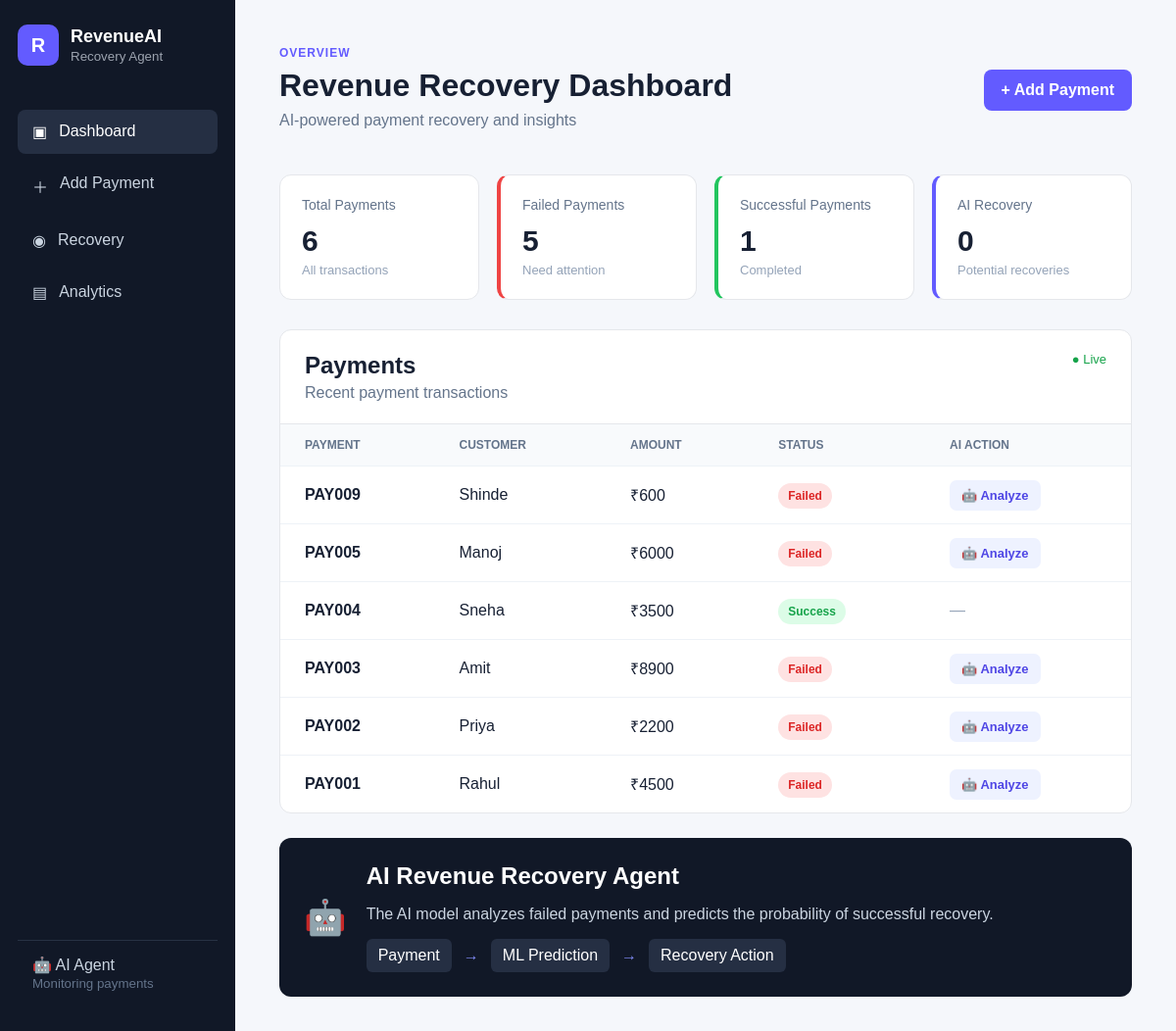
The page / on the database its author committed.
### recovery/models.py (models this page shows, shortened)
class Payment(models.Model):
    payment_id = models.CharField(
        max_length=50,
        unique=True
    )
    customer = models.CharField(
        max_length=100
    )
    amount = models.IntegerField()
    status = models.CharField(
        max_length=20
    )
    reason = models.CharField(
        max_length=100,
        blank=True
    )
    previous_failures = models.IntegerField(
        default=0
    )
    customer_history = models.IntegerField(
        default=1
    )
    payment_method = models.CharField(
        max_length=30,
        default="UPI"
    )
    retry_count = models.IntegerField(
        default=0
    )
    customer_age_days = models.IntegerField(
        default=365
    )
    recovery_probability = models.IntegerField(
        default=0
    )
    recommended_action = models.CharField(
        max_length=200,
        blank=True
    )
    recovered = models.BooleanField(
        default=False
    )

### recovery/views.py (the view)
# urls.py: path("", views.dashboard, name="dashboard"),
def dashboard(request):
    payments = Payment.objects.all().order_by("-id")
    total_payments = payments.count()
    failed_payments = payments.filter(
        status__iexact="Failed"
    ).count()
    successful_payments = payments.filter(
        status__iexact="Success"
    ).count()
    recovered_payments = payments.filter(
        recovered=True
    ).count()
    total_amount = sum(
        float(payment.amount)
        for payment in payments
    )
    context = {
        "payments": payments,
        "total": total_payments,
        "failed": failed_payments,
        "successful": successful_payments,
        "recovered": recovered_payments,
        "total_amount": total_amount,
    }
    return render(
        request,
        "dashboard.html",
        context
    )

### templates/dashboard.html (shortened to what this page needs)
<!DOCTYPE html>
<html>
<head>
    <link
        rel="stylesheet"
        href="/static/style.css"
    >
</head>
<body>
<div class="layout">
    <aside class="sidebar">
        <div class="brand">
            <div class="brand-icon">
                R
            </div>
            <div>
                <h2>
                    RevenueAI
                </h2>
                <small>
                    Recovery Agent
                </small>
            </div>
        </div>
        <div class="menu">
            <a href="/" class="active">
                <span>▣</span>
                Dashboard
            </a>
            <a href="/add-payment/">
                <span>＋</span>
                Add Payment
            </a>
            <a href="/recovery/">
                <span>◉</span>
                Recovery
            </a>
            <a href="/analytics/">
                <span>▤</span>
                Analytics
            </a>
        </div>
        <div class="sidebar-bottom">
            <div>
                🤖 AI Agent
            </div>
            <small>
                Monitoring payments
            </small>
        </div>
    </aside>
    <main class="main">
        <div class="topbar">
            <div>
                <p class="eyebrow">
                    OVERVIEW
                </p>
                <h1>
                    Revenue Recovery Dashboard
                </h1>
                <p class="subtitle">
                    AI-powered payment recovery and insights
                </p>
            </div>
            <a
                href="/add-payment/"
                class="add-btn"
            >
                + Add Payment
            </a>
        </div>
        <div class="stats">
            <div class="stat-card">
                <div class="stat-title">
                    Total Payments
                </div>
                <div class="stat-number">
                    {{ total }}
                </div>
                <div class="stat-label">
                    All transactions
                </div>
            </div>
            <div class="stat-card failed-card">
                <div class="stat-title">
                    Failed Payments
                </div>
                <div class="stat-number">
                    {{ failed }}
                </div>
                <div class="stat-label">
                    Need attention
                </div>
            </div>
            <div class="stat-card success-card">
                <div class="stat-title">
                    Successful Payments
                </div>
                <div class="stat-number">
                    {{ successful }}
                </div>
                <div class="stat-label">
                    Completed
                </div>
            </div>
            <div class="stat-card ai-card">
                <div class="stat-title">
                    AI Recovery
                </div>
                <div class="stat-number">
                    {{ recovered }}
                </div>
                <div class="stat-label">
                    Potential recoveries
                </div>
            </div>
        </div>
        <div class="section">
            <div class="section-header">
                <div>
                    <h2>
                        Payments
                    </h2>
                    <p>
                        Recent payment transactions
                    </p>
                </div>
                <span class="live">
                    ● Live
                </span>
            </div>
            <div class="table-container">
                <table>
                    <thead>
                        <tr>
                            <th>
                                PAYMENT
                            </th>
                            <th>
                                CUSTOMER
                            </th>
                            <th>
                                AMOUNT
                            </th>
                            <th>
                                STATUS
                            </th>
                            <th>
                                AI ACTION
                            </th>
                        </tr>
                    </thead>
                    <tbody>
                    {% for payment in payments %}
                        <tr>
                            <td>
                                <strong>
                                    {{ payment.payment_id }}
                                </strong>
                            </td>
                            <td>
                                {{ payment.customer }}
                            </td>
                            <td>
                                ₹{{ payment.amount }}
                            </td>
                            <td>
                                {% if payment.status|lower == "failed" %}
                                    <span class="badge failed">
                                        Failed
                                    </span>
                                {% else %}
                                    <span class="badge success">
                                        Success
                                    </span>
                                {% endif %}
                            </td>
                            <td>
                                {% if payment.status|lower == "failed" %}
                                    <a
                                        href="/analyze/{{ payment.payment_id }}/"
                                        class="analyze-btn"
                                    >
                                        🤖 Analyze
                                    </a>
                                {% else %}
                                    <span class="dash">
                                        —
                                    </span>
                                {% endif %}
                            </td>
                        </tr>
                    {% endfor %}
                    </tbody>
                </table>
            </div>
        </div>
        <div class="ai-panel">
            <div class="ai-icon">
                🤖
            </div>
            <div>
                <h2>
                    AI Revenue Recovery Agent
                </h2>
                <p>
                    The AI model analyzes failed payments
                    and predicts the probability of successful
                    recovery.
                </p>
                <div class="pipeline">
                    <span>
                        Payment
                    </span>
                    <b>
                        →
                    </b>
                    <span>
                        ML Prediction
                    </span>
                    <b>
                        →
                    </b>
                    <span>
                        Recovery Action
                    </span>
                </div>
            </div>
        </div>
    </main>
</div>
</body>
</html>

### static/style.css (style rules this page uses)
* { box-sizing: border-box; }
body { margin: 0; font-family: Arial, sans-serif; background: #f5f7fb; color: #172033; }
.layout { display: flex; min-height: 100vh; }
.sidebar { width: 240px; min-width: 240px; background: #111827; color: white; padding: 25px 18px; display: flex; flex-direction: column; }
.brand { display: flex; align-items: center; gap: 12px; margin-bottom: 45px; }
.brand-icon { width: 42px; height: 42px; border-radius: 10px; background: #635bff; display: flex; align-items: center; justify-content: center; font-weight: bold; font-size: 20px; }
.brand h2 { margin: 0; font-size: 18px; }
.brand small { color: #9ca3af; }
.menu { display: flex; flex-direction: column; gap: 8px; }
.menu a { color: #cbd5e1; text-decoration: none; padding: 13px 15px; border-radius: 8px; display: flex; gap: 12px; }
.menu a:hover, .menu a.active { background: #252f43; color: white; }
.sidebar-bottom { margin-top: auto; padding: 15px; border-top: 1px solid #273244; color: #cbd5e1; }
.sidebar-bottom small { color: #64748b; }
.main { flex: 1; padding: 35px 45px; max-width: 1500px; }
.topbar { display: flex; justify-content: space-between; align-items: center; }
.eyebrow { color: #635bff; font-weight: bold; font-size: 12px; letter-spacing: 1px; margin-bottom: 8px; }
h1 { margin: 0; font-size: 32px; }
.subtitle { color: #64748b; margin-top: 8px; }
.add-btn { background: #635bff; color: white; text-decoration: none; padding: 12px 18px; border-radius: 8px; font-weight: bold; }
.stats { display: grid; grid-template-columns: repeat(4, 1fr); gap: 18px; margin: 30px 0; }
.stat-card { background: white; padding: 22px; border-radius: 12px; border: 1px solid #e5e7eb; }
.stat-title { color: #64748b; font-size: 14px; }
.stat-number { font-size: 30px; font-weight: bold; margin: 12px 0 5px; }
.stat-label { color: #94a3b8; font-size: 13px; }
.failed-card { border-left: 4px solid #ef4444; }
.success-card { border-left: 4px solid #22c55e; }
.ai-card { border-left: 4px solid #635bff; }
.section { background: white; border: 1px solid #e5e7eb; border-radius: 12px; overflow: hidden; }
.section-header { display: flex; justify-content: space-between; padding: 22px 25px; border-bottom: 1px solid #e5e7eb; }
.section-header h2 { margin: 0; }
.section-header p { margin: 5px 0 0; color: #64748b; }
.live { color: #16a34a; font-size: 13px; }
.table-container { overflow-x: auto; }
table { width: 100%; border-collapse: collapse; }
th { text-align: left; padding: 14px 25px; background: #f8fafc; color: #64748b; font-size: 12px; }
td { padding: 18px 25px; border-top: 1px solid #eef2f7; }
.badge { padding: 6px 10px; border-radius: 20px; font-size: 12px; font-weight: bold; }
.badge.failed { background: #fee2e2; color: #dc2626; }
.badge.success { background: #dcfce7; color: #16a34a; }
.analyze-btn { background: #eef2ff; color: #4f46e5; padding: 8px 12px; border-radius: 7px; text-decoration: none; font-weight: bold; font-size: 13px; }
.dash { color: #94a3b8; }
.ai-panel { margin-top: 25px; padding: 25px; background: #111827; color: white; border-radius: 12px; display: flex; gap: 20px; align-items: center; }
.ai-icon { font-size: 35px; }
.ai-panel h2 { margin: 0 0 8px; }
.ai-panel p { color: #cbd5e1; }
.pipeline { display: flex; align-items: center; gap: 12px; margin-top: 15px; }
.pipeline span { background: #252f43; padding: 8px 12px; border-radius: 6px; }
.pipeline b { color: #818cf8; }

### rows shown on the page
Payment: payment_id "PAY009", customer "Shinde", amount "600", status "Failed"
Payment: payment_id "PAY005", customer "Manoj", amount "6000", status "Failed"
Payment: payment_id "PAY004", customer "Sneha", amount "3500", status "Success"
Payment: payment_id "PAY003", customer "Amit", amount "8900", status "Failed"
Payment: payment_id "PAY002", customer "Priya", amount "2200", status "Failed"
Payment: payment_id "PAY001", customer "Rahul", amount "4500", status "Failed"

### other values the page prints
{{ total }} "6"
{{ failed }} "5"
{{ successful }} "1"
{{ recovered }} "0"
